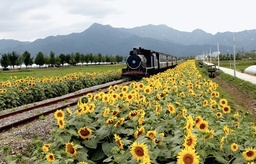
#> input picture hw5_release/train.jpg, 256 x 164 px, shrunk from 624 x 399 before the run
$ jupyter execute --allow-errors hw5.ipynb   (shell and % lines are left out)   (older library calls are emulated)
#> lines starting #> are read from the running program, lines starting #| are printed output that depends on the picture
### hw6_release/segmentation.py
"""
CS131 - Computer Vision: Foundations and Applications
Assignment 5
Author: Donsuk Lee (donlee90@stanford.edu)
Date created: 09/2017
Last modified: 09/25/2018
Python Version: 3.5+
"""

import numpy as np
import random
from scipy.spatial.distance import squareform, pdist
from skimage.util import img_as_float

### Clustering Methods
def kmeans(features, k, num_iters=100):
    """ Use kmeans algorithm to group features into k clusters.

    K-Means algorithm can be broken down into following steps:
        1. Randomly initialize cluster centers
        2. Assign each point to the closest center
        3. Compute new center of each cluster
        4. Stop if cluster assignments did not change
        5. Go to step 2

    Args:
        features - Array of N features vectors. Each row represents a feature
            vector.
        k - Number of clusters to form.
        num_iters - Maximum number of iterations the algorithm will run.

    Returns:
        assignments - Array representing cluster assignment of each point.
            (e.g. i-th point is assigned to cluster assignments[i])
    """

    N, D = features.shape

    assert N >= k, 'Number of clusters cannot be greater than number of points'

    # Randomly initalize cluster centers
    idxs = np.random.choice(N, size=k, replace=False)
    centers = features[idxs]
    centers = np.transpose(centers)
    assignments = np.zeros(N)


    featsNormalized = np.copy(features)
    if np.all(np.linalg.norm(features,axis = 1,keepdims=True)*1) == 0:
         featsNormalized = featsNormalized
    else:
         featsNormalized = features/np.linalg.norm(features,axis = 1,keepdims=True)
        #for n in range(num_iters):
    for n in range(num_iters):
        ### YOUR CODE HERE

        # using cosine similarity measure
        centersPre = np.copy(centers)
        if np.all(np.linalg.norm(centers,axis = 0,keepdims=True)*1) == 0:
            centers = centers
        else:
            centers = centers/np.linalg.norm(centers,axis = 0,keepdims=True)

        sims = np.dot(featsNormalized,centers)

        assignments = np.argmax(sims,axis=1)

        for i in range(k):
            cluster_i = features[assignments==i]
            centers[:,i] = np.mean(cluster_i,axis = 0)

        if np.all(centers == centersPre):
            print(n)
            break
        ### END YOUR CODE

    return assignments

def kmeans_fast(features, k, num_iters=100):
    """ Use kmeans algorithm to group features into k clusters.

    This function makes use of numpy functions and broadcasting to speed up the
    first part(cluster assignment) of kmeans algorithm.

    Hints
    - You may find np.repeat and np.argmin useful

    Args:
        features - Array of N features vectors. Each row represents a feature
            vector.
        k - Number of clusters to form.
        num_iters - Maximum number of iterations the algorithm will run.

    Returns:
        assignments - Array representing cluster assignment of each point.
            (e.g. i-th point is assigned to cluster assignments[i])
    """

    N, D = features.shape

    assert N >= k, 'Number of clusters cannot be greater than number of points'

    # Randomly initalize cluster centers
    idxs = np.random.choice(N, size=k, replace=False)
    centers = features[idxs]
    assignments = np.zeros(N)

    dists = np.zeros((N,k))


    for n in range(num_iters):

        centersPre = np.copy(centers)

        repFeatures = np.zeros((N,D,1))
        repFeatures[:,:,0] = np.copy(features)
        repFeatures = np.tile(repFeatures,(1,1,k))

        repCenters  = np.zeros((1,D,k))
        repCenters[0,:,:] = np.copy(np.transpose(centers))
        repCenters = np.tile(repCenters,(N,1,1))

        dists = np.linalg.norm(repFeatures - repCenters,axis=1)

        assignments = np.argmin(dists,axis = 1)

        for i in range(k):
            cluster_i = features[assignments==i]
            centers[i,:] = np.mean(cluster_i,axis = 0)

        if np.all(centers == centersPre):
            print(n)
            break

    return assignments


def hierarchical_clustering(features, k):
    """ Run the hierarchical agglomerative clustering algorithm.

    The algorithm is conceptually simple:

    Assign each point to its own cluster
    While the number of clusters is greater than k:
        Compute the distance between all pairs of clusters
        Merge the pair of clusters that are closest to each other

    We will use Euclidean distance to define distance between clusters.

    Recomputing the centroids of all clusters and the distances between all
    pairs of centroids at each step of the loop would be very slow. Thankfully
    most of the distances and centroids remain the same in successive
    iterations of the outer loop; therefore we can speed up the computation by
    only recomputing the centroid and distances for the new merged cluster.

    Even with this trick, this algorithm will consume a lot of memory and run
    very slowly when clustering large set of points. In practice, you probably
    do not want to use this algorithm to cluster more than 10,000 points.

    Args:
        features - Array of N features vectors. Each row represents a feature
            vector.
        k - Number of clusters to form.

    Returns:
        assignments - Array representing cluster assignment of each point.
            (e.g. i-th point is assigned to cluster assignments[i])
    """


    N, D = features.shape

    assert N >= k, 'Number of clusters cannot be greater than number of points'

    # Assign each point to its own cluster
    assignments = np.arange(N)
    centers = np.copy(features)
    n_clusters = N

    # a list containing merged centers
    centerIdxs = []
    #oriCenterIdxs = []
    for i in range(N):
        centerIdxs.append([i])
        #oriCenterIdxs.append([i])

    # first initialized as long as "centers"
    # after one iteration, this becomes a 1D
    # array containing merged center(mean)
    mergedCenter = np.copy(centers)


    # defining "dists" as a matrix when dealing with initialized
    # centroids. In a shceme where there are 400 feature vectors,
    # the "dists" is of size 400x400 with its diagonal elements being
    # all 0's, meaning the distance to selves is 0.

    # After the first merged centroid is found, the "dists" becomes
    # a matrix of size 399x399, since two original centers are merged
    # into one. At last, the size of this matrix become kxk

    dists = np.zeros((N,N))

    # calculating the differences in the x, y, and remaining directions
    # sequentially, taking the square of them and then adding them together.
    # This is done for calculating the Euclidean distance.
    for i in range(D):
        currCord = np.array([centers[:,i]])
        dists += (currCord - np.transpose(currCord))**2
    # Taking the square root of the result obtained in the last step
    # , obtaining the final Euclidean distance matrix.
    dists = np.sqrt(dists)

    # the index of the newly obtained merged center
    # first initialized as a sequence of N, then
    # becomes a scalar
    newCenterIdx = np.arange(N)


    while n_clusters > k:
        ### YOUR CODE HERE

        # assigning very large values to diagonal elements to avoid
        # 0's being recognized as minimums.
        dists[newCenterIdx ,newCenterIdx ] = 999

        # First finding minimums in each row, and based on this finding
        # the indice of the final minimum.
        respectiveMatch = np.amin(dists,axis=1)
        # every element stands for an index of the closest point to
        # the one with the index as the position in this array
        #[3,58,4] ->(0,3) (1,58) (2,4)
        idxsRM = np.argmin(dists,axis = 1)
        # finding the closest pair among all pairs
        minPosRM = np.argmin(respectiveMatch)
         # [ [] , [] ]
        #mergedIdx = np.array([oriCenterIdxs[minPosRM],oriCenterIdxs[idxsRM[minPosRM]]])
        # the index pair of the closest one
        tempIdx =  np.array([minPosRM,idxsRM[minPosRM]])

        newCenterIdx = tempIdx[0]
        toBeRemovedIdx = tempIdx[1]

        #oriCenterIdxs.pop(toBeRemovedIdx)

        # merged indices
        centerIdxs[newCenterIdx] = list(centerIdxs[newCenterIdx][:])+ list(centerIdxs[toBeRemovedIdx][:])
        # merged centers
        mergedCenter = np.mean(features[centerIdxs[newCenterIdx],:],axis=0)
        # pop out one element
        centerIdxs.pop(toBeRemovedIdx)

        # update the array of centers
        centers = np.delete(centers, tempIdx, 0)
        centers = np.insert(centers,newCenterIdx,mergedCenter,0)

        # only calculating the distance between the merged center
        # and other centers. And then plugging it into "dists"
        distsMerged = np.zeros((1,centers.shape[0]))

        for i in range(D):
            currCord = np.array([centers[:,i]])
            currCordMerged = np.repeat(np.array([mergedCenter[i]], ndmin=2),centers.shape[0],axis = 1)
            distsMerged += (currCordMerged - currCord)**2
        distsMerged = np.sqrt(distsMerged)

        # deleting and plugging
        dists = np.delete(dists,toBeRemovedIdx,0)
        dists = np.delete(dists,toBeRemovedIdx,1)

        dists = np.insert(dists,newCenterIdx,distsMerged,0)
        dists = np.delete(dists,newCenterIdx+1,0)

        dists = np.insert(dists,newCenterIdx,distsMerged,1)
        dists = np.delete(dists,newCenterIdx+1,1)

        n_clusters = dists.shape[0]


        ### END YOUR CODE

    for i in range(k):
        assignments[centerIdxs[i]] = i

    return assignments


### Pixel-Level Features
def color_features(img):
    """ Represents a pixel by its color.

    Args:
        img - array of shape (H, W, C)

    Returns:
        features - array of (H * W, C)
    """
    H, W, C = img.shape
    img = img_as_float(img)
    features = np.zeros((H*W, C))

    ### YOUR CODE HERE
    features = np.reshape(np.transpose(img,(2,0,1)),(C,-1))
    features = features.T
    ### END YOUR CODE

    return features

def scale(X, x_min, x_max):
    nom = (X-X.min(axis=0))*(x_max-x_min)
    denom = X.max(axis=0) - X.min(axis=0)
    denom[denom==0] = 1
    return x_min + nom/denom

def color_position_features(img):
    """ Represents a pixel by its color and position.

    Combine pixel's RGB value and xy coordinates into a feature vector.
    i.e. for a pixel of color (r, g, b) located at position (x, y) in the
    image. its feature vector would be (r, g, b, x, y).

    Don't forget to normalize features.

    Hints
    - You may find np.mgrid and np.dstack useful
    - You may use np.mean and np.std

    Args:
        img - array of shape (H, W, C)

    Returns:
        features - array of (H * W, C+2)
    """
    H, W, C = img.shape
    color = img_as_float(img)
    features = np.zeros((H*W, C+2))

    ### YOUR CODE HERE
    pos = np.transpose(np.mgrid[0:H,0:W],(1,2,0))
    color = np.dstack((color,pos))
    features = color_features(color)
    features = scale(features, -1, 1)
    ### END YOUR CODE

    return features

def my_features(img):
    """ Implement your own features

    Args:
        img - array of shape (H, W, C)

    Returns:
        features - array of (H * W, C)
    """
    features = None
    ### YOUR CODE HERE
    pass
    ### END YOUR CODE
    return features


### Quantitative Evaluation
def compute_accuracy(mask_gt, mask):
    """ Compute the pixel-wise accuracy of a foreground-background segmentation
        given a ground truth segmentation.

    Args:
        mask_gt - The ground truth foreground-background segmentation. A
            logical of size H x W where mask_gt[y, x] is 1 if and only if
            pixel (y, x) of the original image was part of the foreground.
        mask - The estimated foreground-background segmentation. A logical
            array of the same size and format as mask_gt.

    Returns:
        accuracy - The fraction of pixels where mask_gt and mask agree. A
            bigger number is better, where 1.0 indicates a perfect segmentation.
    """

    H,W = mask_gt.shape
    accuracy = None
    ### YOUR CODE HERE
    idx = mask_gt == mask
    accuracy = np.sum(idx*1)/(H*W)
   # print(accuracy)
    ### END YOUR CODE

    return accuracy

# [29 lines left out: function evaluate_segmentation, not called in this run]

### hw5_release/hw5.ipynb
# Homework 5
*This notebook includes both coding and written questions. Please hand in this notebook file with all the outputs and your answers to the written questions.*

This assignment covers K-Means and HAC methods for clustering and image segmentation.

[cell 1]
# Setup
from time import time
import numpy as np
import matplotlib.pyplot as plt
from matplotlib import rc
from skimage import io

from __future__ import print_function

plt.rcParams['figure.figsize'] = (15.0, 12.0) # set default size of plots
plt.rcParams['image.interpolation'] = 'nearest'
plt.rcParams['image.cmap'] = 'gray'

# for auto-reloading extenrnal modules

## Introduction
In this assignment, you will use clustering algorithms to segment images. You will then use these segmentations to identify foreground and background objects.

Your assignment will involve the following subtasks:
- **Clustering algorithms**: Implement K-Means clustering and Hierarchical Agglomerative Clustering.
- **Pixel-level features**: Implement a feature vector that combines color and position information and implement feature normalization.
- **Quantitative Evaluation**: Evaluate segmentation algorithms with a variety of parameter settings by comparing your computed segmentations against a dataset of ground-truth segmentations.

## 1 Clustering Algorithms (40 points)

[cell 2]
# Generate random data points for clustering

# Set seed for consistency
np.random.seed(0)

# Cluster 1
mean1 = [-1, 0]
cov1 = [[0.1, 0], [0, 0.1]]
X1 = np.random.multivariate_normal(mean1, cov1, 100)

# Cluster 2
mean2 = [0, 1]
cov2 = [[0.1, 0], [0, 0.1]]
X2 = np.random.multivariate_normal(mean2, cov2, 100)

# Cluster 3
mean3 = [1, 0]
cov3 = [[0.1, 0], [0, 0.1]]
X3 = np.random.multivariate_normal(mean3, cov3, 100)

# Cluster 4
mean4 = [0, -1]
cov4 = [[0.1, 0], [0, 0.1]]
X4 = np.random.multivariate_normal(mean4, cov4, 100)

# Merge two sets of data points
X = np.concatenate((X1, X2, X3, X4))

# Plot data points
plt.scatter(X[:, 0], X[:, 1])
plt.axis('equal')
plt.show()
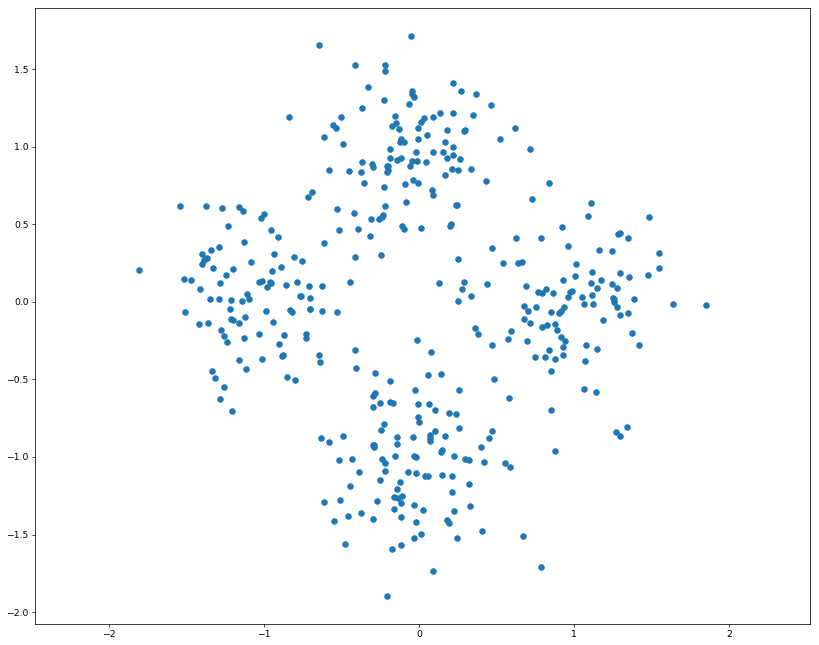
#> figure drawn by matplotlib, 1 panel

### 1.1 K-Means Clustering (20 points)
As discussed in class, K-Means is one of the most popular clustering algorithms. We have provided skeleton code for K-Means clustering in the file `segmentation.py`. Your first task is to finish implementing **`kmeans`** in `segmentation.py`. This version uses nested for loops to assign points to the closest centroid and compute a new mean for each cluster.

[cell 3]
a = np.array([])
print(a.size)
print(np.abs(-3))

[cell 4]
from segmentation import kmeans

np.random.seed(0)
start = time()
assignments = kmeans(X, 4)
end = time()

kmeans_runtime = end - start

print("kmeans running time: %f seconds." % kmeans_runtime)

for i in range(4):
    cluster_i = X[assignments==i]
    plt.scatter(cluster_i[:, 0], cluster_i[:, 1])

plt.axis('equal')
plt.show()
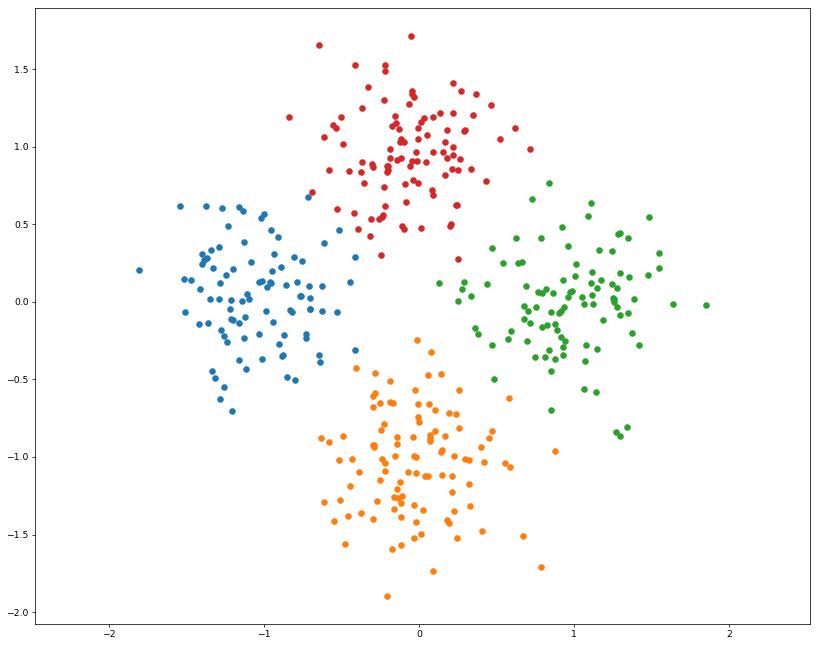
#> figure drawn by matplotlib, 1 panel

We can use numpy functions and broadcasting to make K-Means faster. Implement **`kmeans_fast`** in `segmentation.py`. This should run at least 10 times faster than the previous implementation.

[cell 5]
a = np.zeros((1,4,3))
b = np.array([[1,2,3,4]])
print(a,b)
#> (the rest of this cell did not finish here and is left out)

[cell 6]
from segmentation import kmeans_fast

np.random.seed(0)
start = time()
assignments = kmeans_fast(X, 4)
end = time()

kmeans_fast_runtime = end - start
print("kmeans running time: %f seconds." % kmeans_fast_runtime)
print("%f times faster!" % (kmeans_runtime / kmeans_fast_runtime))

for i in range(4):
    cluster_i = X[assignments==i]
    plt.scatter(cluster_i[:, 0], cluster_i[:, 1])

plt.axis('equal')
plt.show()

### 1.2 K-Means Convergence (10 points)
Implementations of the K-Means algorithm will often have the parameter `num_iters` to define the maximum number of iterations the algorithm should run for. Consider that we opt to not include this upper bound on the number of iterations, and that we define the termination criterion of the algorithm to be when the cost $L$ stops changing.

Recall that $L$ is defined as the sum of squared distance between all points $x$ and their nearest cluster center $c$:

$$L = \sum_{i \in clusters}\sum_{x \in cluster_i} (x - c_i)^2$$

Show that for any set of points **$D$** and any number of clusters $k$, the K-Means algorithm will terminate in a finite number of iterations.

**Your answer here:**
https://stats.stackexchange.com/questions/188087/proof-of-convergence-of-k-means

### 1.2 Hierarchical Agglomerative Clustering (10 points)
Another simple clustering algorithm is Hieararchical Agglomerative Clustering, which is somtimes abbreviated as HAC. In this algorithm, each point is initially assigned to its own cluster. Then cluster pairs are merged until we are left with the desired number of predetermined clusters (see Algorithm 1).

Implement **`hiererachical_clustering`** in `segmentation.py`.

[cell 7]
a = np.array([ [1,2,3,4],[5,6,7,8] ] )
print(a[[0,1],:])

[cell 8]
a = list(range(5))
print(a)
a[0]=list([2,3,4])+list([3,4,5])
#> (the rest of this cell did not finish here and is left out)

[cell 9]
from segmentation import hierarchical_clustering

start = time()
assignments = hierarchical_clustering(X, 4)
end = time()

print("hierarchical_clustering running time: %f seconds." % (end - start))

for i in range(4):
    cluster_i = X[assignments==i]
    plt.scatter(cluster_i[:, 0], cluster_i[:, 1])

plt.axis('equal')
plt.show()
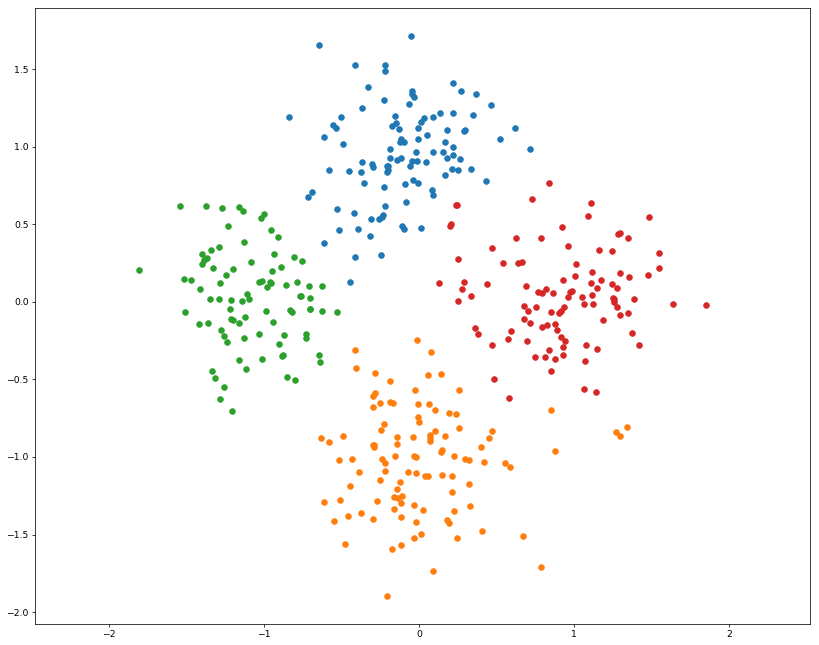
#> figure drawn by matplotlib, 1 panel

## 2 Pixel-Level Features (30 points)
Before we can use a clustering algorithm to segment an image, we must compute some *feature vector* for each pixel. The feature vector for each pixel should encode the qualities that we care about in a good segmentation. More concretely, for a pair of pixels $p_i$ and $p_j$ with corresponding feature vectors $f_i$ and $f_j$, the distance between $f_i$ and $f_j$ should be small if we believe that $p_i$ and $p_j$ should be placed in the same segment and large otherwise.

[cell 10]
# Load and display image
img = io.imread('train.jpg')
#> img is the input picture: shape (164, 256, 3); mean R, G, B 149.1, 147.7, 117.8
H, W, C = img.shape

plt.imshow(img)
plt.axis('off')
plt.show()

### 2.1 Color Features (15 points)
One of the simplest possible feature vectors for a pixel is simply the vector of colors for that pixel. Implement **`color_features`** in `segmentation.py`. Output should look like the following:

[cell 11]
a = np.array([
       [[155,  33, 129],
        [161, 218,   6]],

       [[215, 142, 235],
        [143, 249, 164]],

       [[221,  71, 229],
        [ 56,  91, 120]],

       [[236,   4, 177],
        [171, 105,  40]]
              ])
print(a)
print(a.shape)
b = np.transpose(a,(2,0,1))
print(b)
print(b.shape)
c = np.reshape(b,(3,-1))
d =  np.transpose(a,(0,2,1))
e = np.reshape(d,(-1,3))
print(c.T)

[cell 12]
from segmentation import color_features
np.random.seed(0)

features = color_features(img)

# Sanity checks
assert features.shape == (H * W, C),\
    "Incorrect shape! Check your implementation."

assert features.dtype == np.float,\
    "dtype of color_features should be float."

assignments = kmeans_fast(features, 8)
segments = assignments.reshape((H, W))
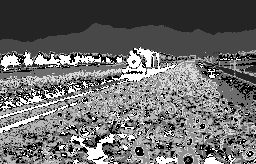
#> segments: shape (164, 256) int64; min 0, max 7, mean 2.94; drawn with min black and max white
#> (the rest of the program and of its run is left out)
